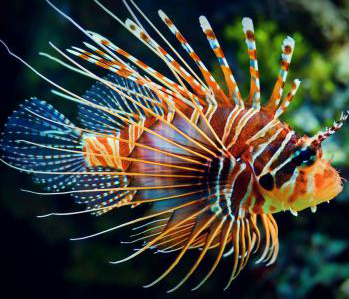
#> input picture datas/images/fish-target.jpg, 349 x 299 px
$ python histgram-backprojection.py
#> lines starting #> are read from the running program, lines starting #| are printed output that depends on the picture; after the words box and inside, x2 and y2 are one past the last pixel; in counts of white or black regions, pixels touching at a corner belong together
# -*- coding: utf-8 -*-
"""
图像直方图反向投影
如果一幅图像的区域中显示的是一种结构纹理或者一个独特的物体，那么这个区域的直方图可以看作一个概率函数，
它给的是某个像素属于该纹理或物体的概率。
所谓反向投影就是首先计算某一特征的直方图模型，然后使用模型去寻找测试图像中存在的该特征。
"""

import cv2
import numpy as np
from matplotlib import pyplot as plt

img = cv2.imread('../../../../datas/images/fish-target.jpg')
#> img is the input picture: shape (299, 349, 3); mean B, G, R 57.3, 67.3, 66.4
hsv = cv2.cvtColor(img,cv2.COLOR_BGR2HSV)
#> hsv: shape (299, 349, 3); mean H, S, V 76.8, 176.5, 88.7

target = cv2.imread('../../../../datas/images/fish.jpg')
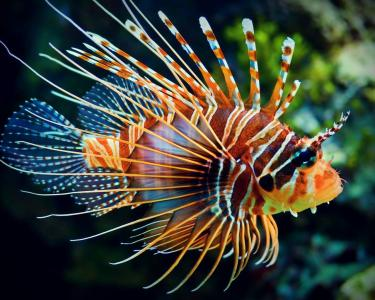
#> input picture datas/images/fish.jpg, 375 x 300 px
#> target is the input picture: shape (300, 375, 3); mean B, G, R 57.2, 67.8, 64.8
hsvt = cv2.cvtColor(target,cv2.COLOR_BGR2HSV)
#> hsvt: shape (300, 375, 3); mean H, S, V 75.1, 173.3, 87

roihist = cv2.calcHist([hsv],[0, 1], None, [180, 256], [0, 180, 0, 256] )
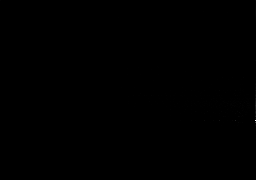
#> roihist: shape (180, 256) float32; min 0, max 4406, mean 2.3; drawn with min black and max white

cv2.normalize(roihist,roihist,0,255,cv2.NORM_MINMAX)
dst = cv2.calcBackProject([hsvt],[0,1],roihist,[0,180,0,256],1)
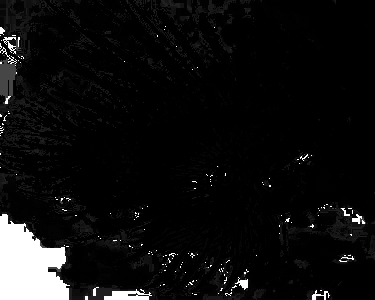
#> dst: shape (300, 375); min 0, max 255, mean 15.1

disc = cv2.getStructuringElement(cv2.MORPH_ELLIPSE,(5,5))
cv2.filter2D(dst,-1,disc,dst)
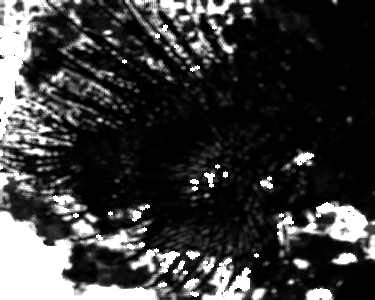
#> dst: shape (300, 375); min 0, max 255, mean 58.8
dst2 = dst.copy()
ret,thresh = cv2.threshold(dst,50,255,0)
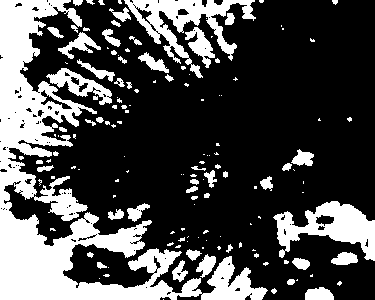
#> thresh: shape (300, 375); 29.3% white; 144 white regions (89 under 20 px), largest, box (x1, y1, x2, y2) and area: (0, 0, 268, 300) 20378, (124, 0, 256, 78) 3119, (273, 201, 375, 261) 2864
thresh = cv2.merge((dst,dst,dst))
#> thresh: shape (300, 375, 3)
dst2 = cv2.merge((dst,dst,dst))
res = cv2.bitwise_and(target,thresh)
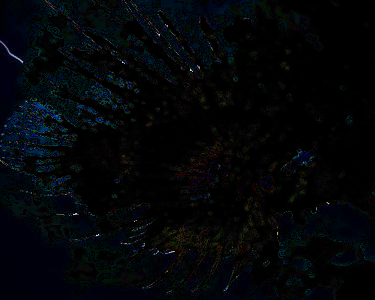
#> res: shape (300, 375, 3); mean B, G, R 8.2, 5.7, 3.2

res = np.vstack((target,dst2,res))
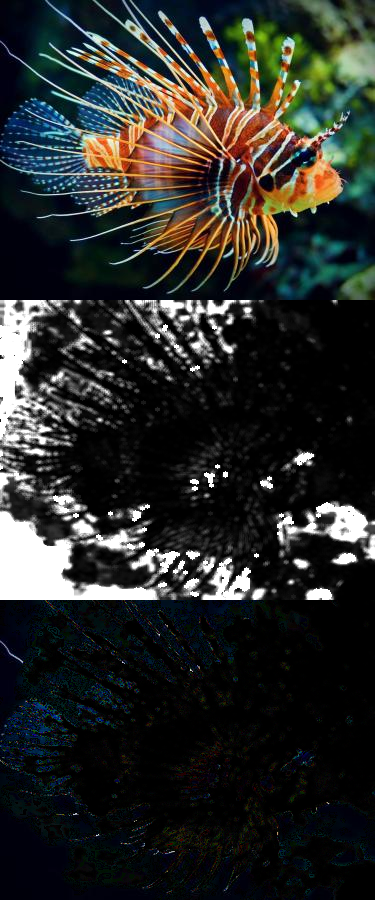
#> res: shape (900, 375, 3); mean B, G, R 41.4, 44.1, 42.3

#cv2.imwrite('res.jpg',res)
cv2.imshow("result",res)
cv2.waitKey()
cv2.destroyAllWindows()
